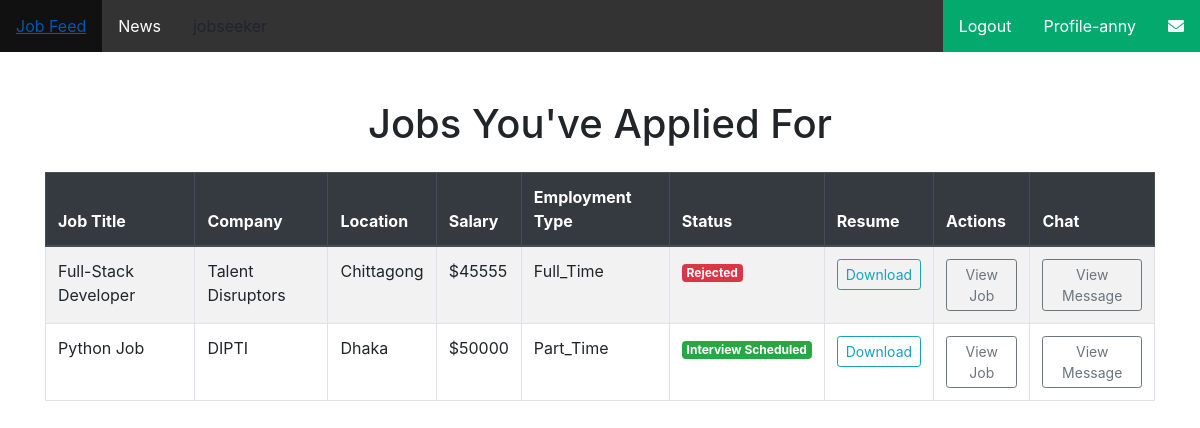
Before: /appliedJob/ (signed in) with the older database file.
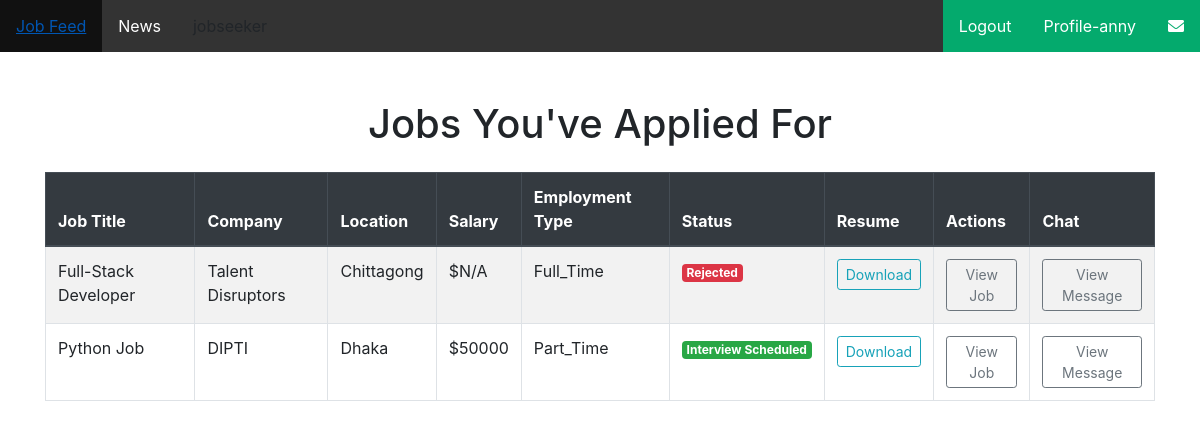
After: the same page with the newer database file.
### myApp/models.py (models this page shows, shortened)
class jobApplyModel(models.Model):
    STATUS_CHOICES = [
        ('pending', 'Pending'),
        ('applied', 'Applied'),
        ('interview_scheduled', 'Interview Scheduled'),
        ('rejected', 'Rejected'),
        ('hired', 'Hired'),
    ]
    user=models.ForeignKey(Custom_User,on_delete=models.CASCADE,null=True)
    job=models.ForeignKey(JobModel,on_delete=models.CASCADE,null=True)
    Resume = models.FileField(upload_to="Media/Resume",max_length=200, null=True, blank=True)
    Cover = models.TextField(null=True, blank=True)
    Full_Name = models.CharField(max_length=200, null=True, blank=True)
    Work_Experience = models.CharField(max_length=200, null=True, blank=True)
    Skills = models.CharField(max_length=200, null=True, blank=True)
    Linkedin_URL = models.URLField(max_length=200, null=True, blank=True)
    Expected_Salary = models.PositiveIntegerField( null=True, blank=True)
    status = models.CharField(max_length=20, choices=STATUS_CHOICES, default='Pending')

class JobModel(models.Model):
    JOB_TYPE_CHOICES=[
        ('full_time', 'Full Time'),
        ('part_time', 'Part Time'),
        ('contract', 'Contract'),
        ('internship', 'Internship'),
        ('temporary', 'Temporary'),
    ]
    user=models.ForeignKey(Custom_User,null=True,blank=True,on_delete=models.CASCADE)
    job_title = models.CharField(max_length=200, null=True, blank=True)
    company_name = models.CharField(max_length=200, null=True, blank=True)
    location = models.CharField(max_length=200, null=True, blank=True)
    description = models.TextField(null=True, blank=True)
    salary = models.PositiveIntegerField(null=True, blank=True)
    employment_type = models.CharField(max_length=50, choices=JOB_TYPE_CHOICES, null=True, blank=True)
    posted_date = models.DateTimeField(auto_now_add=True)
    update_date = models.DateTimeField(auto_now=True)
    application_deadline = models.DateTimeField(null=True, blank=True)

### myProject/views.py (the view)
# urls.py: path('appliedJob/',appliedJob,name='appliedJob'),
@login_required
def appliedJob(request):
    current_user = request.user
    job_applications = jobApplyModel.objects.filter(user=current_user)
    job_messages = {}
    for job_application in job_applications:
        messages = MessageModel.objects.filter(application=job_application)
        job_messages[job_application.id] = messages
    context = {
        "Job": job_applications,
        "job_messages": job_messages,
    }
    return render(request, "Seeker/appliedJob.html", context)

### Template/Seeker/appliedJob.html (shortened to what this page needs)
{% extends 'Common/base.html' %}
{% block body %}
<link rel="stylesheet" href="https://stackpath.bootstrapcdn.com/bootstrap/4.5.2/css/bootstrap.min.css">
<div class="container mt-5">
    <h1 class="text-center mb-4">Jobs You've Applied For</h1>
    {% if Job %}
        <div class="table-responsive">
            <table class="table table-striped table-hover table-bordered">
                <thead class="thead-dark">
                    <tr>
                        <th scope="col">Job Title</th>
                        <th scope="col">Company</th>
                        <th scope="col">Location</th>
                        <th scope="col">Salary</th>
                        <th scope="col">Employment Type</th>
                        <th scope="col">Status</th>
                        <th scope="col">Resume</th>
                        <th scope="col">Actions</th>
                        <th scope="col">Chat</th>
                    </tr>
                </thead>
                <tbody>
                    {% for job_application in Job %}
                    <tr>
                        <td>{{ job_application.job.job_title }}</td>
                        <td>{{ job_application.job.company_name }}</td>
                        <td>{{ job_application.job.location }}</td>
                        <td>${{ job_application.job.salary|default:"N/A" }}</td>
                        <td>{{ job_application.job.employment_type|title }}</td>
                        <td>
                            {% if job_application.status == 'pending' %}
                                <span class="badge badge-warning">Pending</span>
                            {% elif job_application.status == 'interview_scheduled' %}
                                <span class="badge badge-success">Interview Scheduled</span>
                            {% elif job_application.status == 'rejected' %}
                                <span class="badge badge-danger">Rejected</span>
                            {% elif job_application.status == 'hired' %}
                                <span class="badge badge-primary">Hired</span>
                            {% endif %}
                        </td>
                        <td>
                            <a href="{{ job_application.Resume.url }}" target="_blank" class="btn btn-outline-info btn-sm">Download</a>
                        </td>
                        <td>
                            <a href="{% url 'viewJob' job_application.job.id %}" class="btn btn-outline-secondary btn-sm">View Job</a>
                        </td>
                        <td> <a href=" {% url 'viewMessage' job_application.id %} " class="btn btn-outline-secondary btn-sm">View Message</a></td>
                    </tr>
                    {% endfor %}
                </tbody>
            </table>
        </div>
    {% else %}
        <div class="alert alert-info text-center">
            You haven't applied for any jobs yet.
        </div>
    {% endif %}
</div>
{% endblock body %}

Changed rows visible on the page:
changed through a linked row, jobApplyModel "Full-Stack Developer": job.salary "45555" → "N/A"
